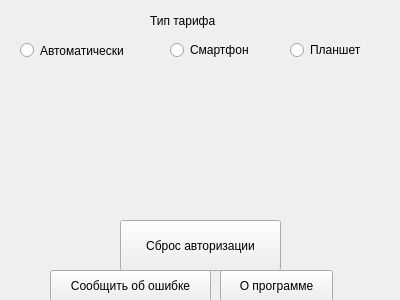
<?xml version="1.0" encoding="UTF-8"?>
<ui version="4.0">
 <class>Settings</class>
 <widget class="QWidget" name="Settings">
  <property name="geometry">
   <rect>
    <x>0</x>
    <y>0</y>
    <width>400</width>
    <height>300</height>
   </rect>
  </property>
  <property name="windowTitle">
   <string>Form</string>
  </property>
  <widget class="QPushButton" name="clearSettingsB">
   <property name="geometry">
    <rect>
     <x>120</x>
     <y>220</y>
     <width>161</width>
     <height>51</height>
    </rect>
   </property>
   <property name="text">
    <string>Сброс авторизации</string>
   </property>
  </widget>
  <widget class="QRadioButton" name="smartphoneRB">
   <property name="geometry">
    <rect>
     <x>170</x>
     <y>40</y>
     <width>100</width>
     <height>20</height>
    </rect>
   </property>
   <property name="text">
    <string>Смартфон</string>
   </property>
  </widget>
  <widget class="QRadioButton" name="tabletRB">
   <property name="geometry">
    <rect>
     <x>290</x>
     <y>40</y>
     <width>100</width>
     <height>20</height>
    </rect>
   </property>
   <property name="text">
    <string>Планшет</string>
   </property>
  </widget>
  <widget class="QRadioButton" name="autoRB">
   <property name="geometry">
    <rect>
     <x>20</x>
     <y>40</y>
     <width>121</width>
     <height>21</height>
    </rect>
   </property>
   <property name="text">
    <string>Автоматически</string>
   </property>
  </widget>
  <widget class="QLabel" name="label_2">
   <property name="geometry">
    <rect>
     <x>150</x>
     <y>10</y>
     <width>91</width>
     <height>21</height>
    </rect>
   </property>
   <property name="text">
    <string>Тип тарифа</string>
   </property>
  </widget>
  <widget class="QPushButton" name="aboutB">
   <property name="geometry">
    <rect>
     <x>220</x>
     <y>270</y>
     <width>113</width>
     <height>32</height>
    </rect>
   </property>
   <property name="text">
    <string>О программе</string>
   </property>
  </widget>
  <widget class="QPushButton" name="bugtrackerB">
   <property name="geometry">
    <rect>
     <x>50</x>
     <y>270</y>
     <width>161</width>
     <height>32</height>
    </rect>
   </property>
   <property name="text">
    <string>Сообщить об ошибке</string>
   </property>
  </widget>
 </widget>
 <resources/>
 <connections/>
</ui>
